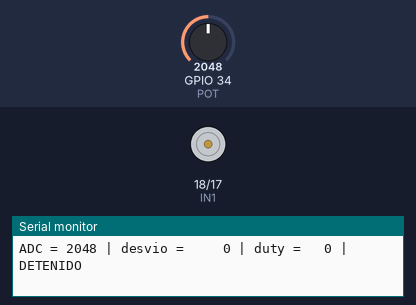
Bench run of a sketch on a simulated ESP32. Shown: motor-driver pin pairs drawn as motors (green arrow = first pin HIGH = forward, orange = second pin HIGH = backward, longer = more drive, scaled by the enable pin), the last lines printed to the serial monitor. Inputs (shaded band) come from the test bench; at power-on: GPIO 34 (POT) = 2048.

Above: at 1.2 s.
1.3 s: GPIO 34 (POT) set to 2866
At 2.4 s:
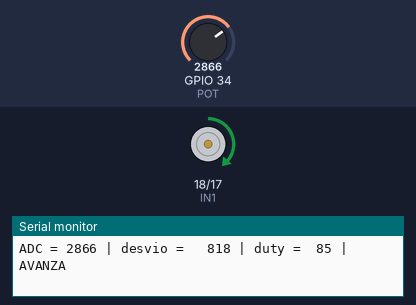
2.8 s: GPIO 34 (POT) set to 3603
At 3.5 s:
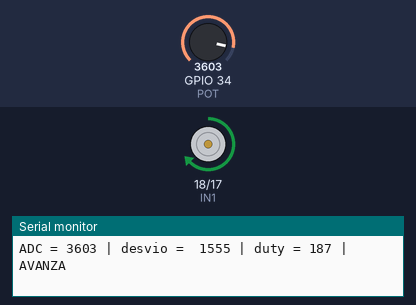
4.3 s: GPIO 34 (POT) set to 1228
At 4.7 s:
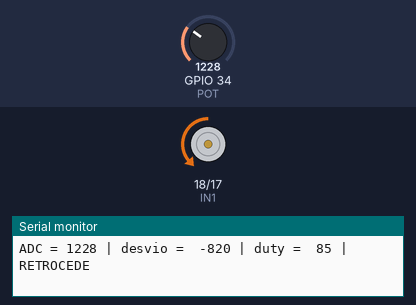
5.8 s: GPIO 34 (POT) set to 491
At 7.0 s:
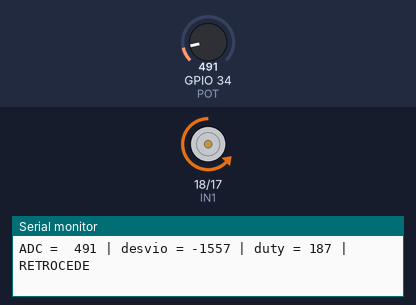
7.3 s: GPIO 34 (POT) set to 0
At 8.1 s:
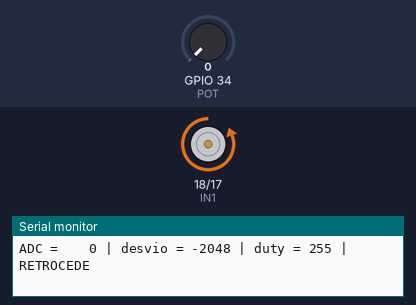
8.8 s: GPIO 34 (POT) set to 4095
At 9.3 s:
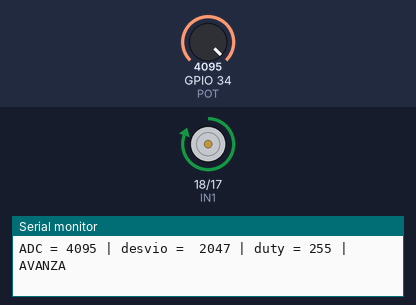
Timing chart, 0 to 11.3 s (numbered marks = the images above; inputs shaded):
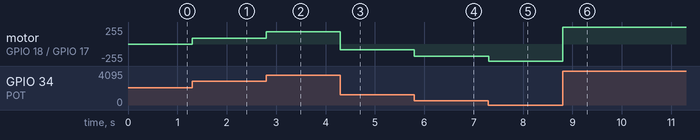

Measured:
- after the input at 1.3 s, motor on GPIO 18 (IN1) / GPIO 17 (IN2): stopped → forward 85/255 at once
- after the input at 2.8 s, motor on GPIO 18 (IN1) / GPIO 17 (IN2): forward 85/255 → forward 186/255 at once
- after the input at 4.3 s, motor on GPIO 18 (IN1) / GPIO 17 (IN2): forward 186/255 → backward 85/255 at once
- after the input at 5.8 s, motor on GPIO 18 (IN1) / GPIO 17 (IN2): backward 85/255 → backward 186/255 at once
- after the input at 7.3 s, motor on GPIO 18 (IN1) / GPIO 17 (IN2): backward 186/255 → backward 255/255 at once
- after the input at 8.8 s, motor on GPIO 18 (IN1) / GPIO 17 (IN2): backward 255/255 → forward 255/255 at once

The sketch:

T3_Procedimiento4_Motor_potenciometro.ino
```cpp
// Taller 3 - Procedimiento 4: velocidad y sentido de un motor con el potenciometro
// Centro de la perilla = detenido; hacia un lado avanza y hacia el otro retrocede.
const int POT = 34;
const int ENA = 19, IN1 = 18, IN2 = 17;   // canal A del puente H (plan de pines)
const int CENTRO = 2048;                  // perilla en la mitad del recorrido
const int ZONA_MUERTA = 200;              // +-200 cuentas (~5 % del recorrido) = detenido

unsigned long tImpresion = 0;

void setup() {
  Serial.begin(115200);
  pinMode(IN1, OUTPUT);
  pinMode(IN2, OUTPUT);
  ledcAttach(ENA, 20000, 8);              // 20 kHz: fuera del rango audible (reto 4)
}

void loop() {
  int lectura = analogRead(POT);
  int desvio = lectura - CENTRO;          // positivo: avanzar, negativo: retroceder
  int duty = 0;
  const char* sentido = "DETENIDO";

  if (desvio > ZONA_MUERTA) {                         // avanzar
    digitalWrite(IN1, HIGH); digitalWrite(IN2, LOW);
    duty = map(desvio, ZONA_MUERTA, 4095 - CENTRO, 0, 255);
    sentido = "AVANZA";
  } else if (desvio < -ZONA_MUERTA) {                 // retroceder
    digitalWrite(IN1, LOW); digitalWrite(IN2, HIGH);
    duty = map(-desvio, ZONA_MUERTA, CENTRO, 0, 255);
    sentido = "RETROCEDE";
  } else {                                            // zona muerta: motor detenido
    digitalWrite(IN1, LOW); digitalWrite(IN2, LOW);
  }
  duty = constrain(duty, 0, 255);
  ledcWrite(ENA, duty);

  if (millis() - tImpresion >= 200) {
    tImpresion = millis();
    Serial.printf("ADC = %4d | desvio = %5d | duty = %3d | %s\n", lectura, desvio, duty, sentido);
  }
}
```
